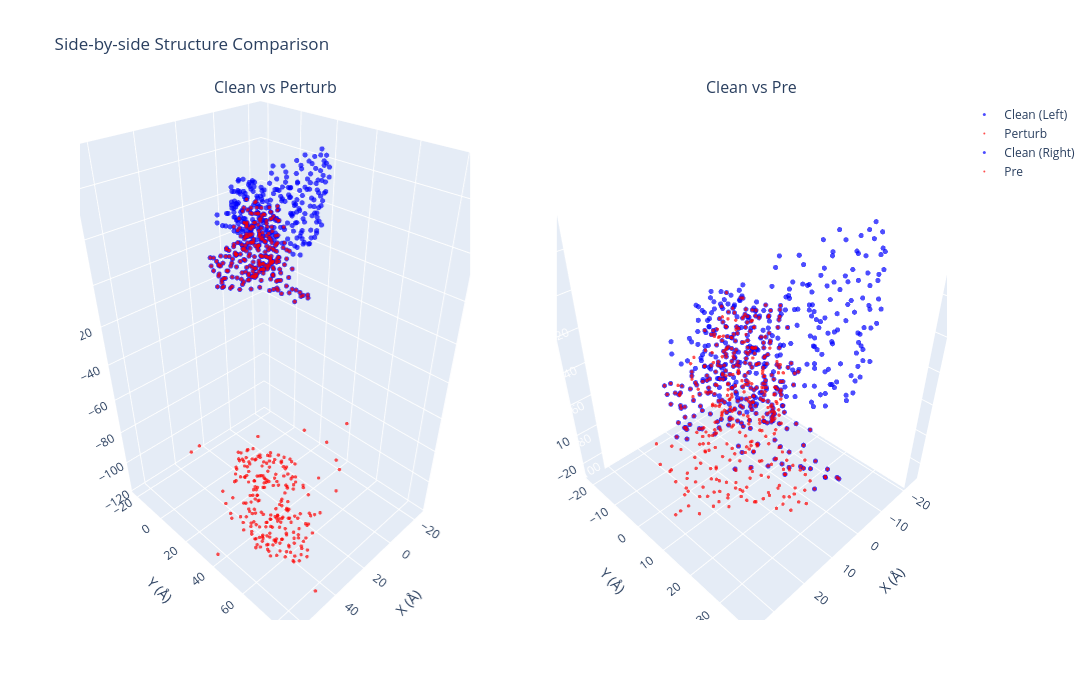

The notebook cell this image was saved under:
### Markdown cell above
# 全链长，bb分析

### Code cell
import torch
import numpy as np
import plotly.graph_objects as go
from plotly.subplots import make_subplots

def visualize_side_by_side(
    coords_clean: torch.Tensor,
    coords_perturb: torch.Tensor,
    coords_pre: torch.Tensor,
    atom_idx: int = 1,  # CA # 1
    output_html: str = None
):
    """Plotly 交互式 3D 图，左右双视图排版"""
    
    # 提取坐标数据
    clean_ca = coords_clean[:, atom_idx].cpu().numpy()
    perturb_ca = coords_perturb[:, atom_idx].cpu().numpy()
    pre_ca = coords_pre[:, atom_idx].cpu().numpy()
    
    # 1. 创建 1行2列 的子图，必须指定 type 为 'scene' 支持 3D
    fig = make_subplots(
        rows=1, cols=2,
        specs=[[{'type': 'scene'}, {'type': 'scene'}]],
        subplot_titles=("Clean vs Perturb", "Clean vs Pre")
    )
    
    # ================= 左侧图 (row=1, col=1): Clean vs Perturb =================
    fig.add_trace(go.Scatter3d(
        x=clean_ca[:, 0], y=clean_ca[:, 1], z=clean_ca[:, 2],
        mode='markers', name='Clean (Left)',
        line=dict(width=2, color='blue'),
        marker=dict(size=3, color='blue', opacity=0.7)
    ), row=1, col=1)
    
    fig.add_trace(go.Scatter3d(
        x=perturb_ca[:, 0], y=perturb_ca[:, 1], z=perturb_ca[:, 2],
        mode='markers', name='Perturb',
        line=dict(width=1, color='red'),
        marker=dict(size=2, color='red', opacity=0.7)
    ), row=1, col=1)
    
    # ================= 右侧图 (row=1, col=2): Clean vs Pre =================
    fig.add_trace(go.Scatter3d(
        x=clean_ca[:, 0], y=clean_ca[:, 1], z=clean_ca[:, 2],
        mode='markers', name='Clean (Right)',
        line=dict(width=2, color='blue'),
        marker=dict(size=3, color='blue', opacity=0.7)
    ), row=1, col=2)
    
    fig.add_trace(go.Scatter3d(
        x=pre_ca[:, 0], y=pre_ca[:, 1], z=pre_ca[:, 2],
        mode='markers', name='Pre',
        # 这里我用了绿色来区分第二个视图，你也可以改回红色 green
        line=dict(width=1, color='red'), 
        marker=dict(size=2, color='red', opacity=0.7)
    ), row=1, col=2)
    
    # ================= 统一设置布局 =================
    # 定义通用的 3D 坐标轴设定
    scene_layout = dict(
        xaxis_title='X (Å)',
        yaxis_title='Y (Å)',
        zaxis_title='Z (Å)',
        aspectmode='data'  # 保持 1:1:1 比例
    )
    
    fig.update_layout(
        title_text="Side-by-side Structure Comparison",
        # 在 subplots 中，3D 视图的 layout 参数名为 scene (左图) 和 scene2 (右图)
        scene=scene_layout,   
        scene2=scene_layout,  
        width=1200,  # 加宽一点以适应两个图并排
        height=700,
        showlegend=True
    )
    
    if output_html:
        fig.write_html(output_html)
        print(f"✅ Interactive side-by-side plot saved: {output_html}")
    
    fig.show()

# 加载文件
loaded_dict = torch.load(
    '/root/private_data/luog/codex/IgGM2/see/seefile/S0717_1784332590.pt',
    map_location='cpu',    
    weights_only=True       
)

# 提取张量
coords_clean = loaded_dict['clean'].squeeze(0).detach()
coords_perturb = loaded_dict['perturb'].squeeze(0).detach()
coords_pre = loaded_dict['pre'].squeeze(0).detach() # [20:35,:,:] 

# 一次性调用左右可视化函数
visualize_side_by_side(
    coords_clean=coords_clean,
    coords_perturb=coords_perturb,
    coords_pre=coords_pre
)

### Figure 1 — Plotly figure (JSON) as saved in the notebook; plotly's stock layout.template omitted (floating-point values rounded to 4 significant figures; data arrays with more than 128 entries replaced by an {"elided": "..."} marker saying what was removed)
{"data": [{"line": {"color": "blue", "width": 2}, "marker": {"color": "blue", "opacity": 0.7, "size": 3}, "mode": "markers", "name": "Clean (Left)", "scene": "scene", "type": "scatter3d", "x": {"elided": "486 float values"}, "y": {"elided": "486 float values"}, "z": {"elided": "486 float values"}}, {"line": {"color": "red", "width": 1}, "marker": {"color": "red", "opacity": 0.7, "size": 2}, "mode": "markers", "name": "Perturb", "scene": "scene", "type": "scatter3d", "x": {"elided": "486 float values"}, "y": {"elided": "486 float values"}, "z": {"elided": "486 float values"}}, {"line": {"color": "blue", "width": 2}, "marker": {"color": "blue", "opacity": 0.7, "size": 3}, "mode": "markers", "name": "Clean (Right)", "scene": "scene2", "type": "scatter3d", "x": {"elided": "486 float values"}, "y": {"elided": "486 float values"}, "z": {"elided": "486 float values"}}, {"line": {"color": "red", "width": 1}, "marker": {"color": "red", "opacity": 0.7, "size": 2}, "mode": "markers", "name": "Pre", "scene": "scene2", "type": "scatter3d", "x": {"elided": "486 float values"}, "y": {"elided": "486 float values"}, "z": {"elided": "486 float values"}}], "layout": {"annotations": [{"font": {"size": 16}, "showarrow": false, "text": "Clean vs Perturb", "x": 0.225, "xanchor": "center", "xref": "paper", "y": 1, "yanchor": "bottom", "yref": "paper"}, {"font": {"size": 16}, "showarrow": false, "text": "Clean vs Pre", "x": 0.775, "xanchor": "center", "xref": "paper", "y": 1, "yanchor": "bottom", "yref": "paper"}], "height": 700, "scene": {"aspectmode": "data", "domain": {"x": [0, 0.45], "y": [0, 1]}, "xaxis": {"title": {"text": "X (Å)"}}, "yaxis": {"title": {"text": "Y (Å)"}}, "zaxis": {"title": {"text": "Z (Å)"}}}, "scene2": {"aspectmode": "data", "domain": {"x": [0.55, 1], "y": [0, 1]}, "xaxis": {"title": {"text": "X (Å)"}}, "yaxis": {"title": {"text": "Y (Å)"}}, "zaxis": {"title": {"text": "Z (Å)"}}}, "showlegend": true, "title": {"text": "Side-by-side Structure Comparison"}, "width": 1200}}
